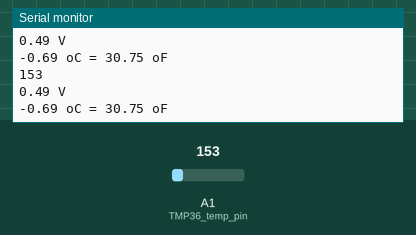
Recording of a sketch running on a simulated Arduino Uno, built with avr-gcc and run on an emulated ATmega328P. Shown: the last lines printed to the serial monitor. Inputs (shaded band) come from the test bench; at power-on: A1 (TMP36_temp_pin) = 153.

Above: at 1.8 s.
1.9 s: A1 (TMP36_temp_pin) set to 165
At 2.8 s:
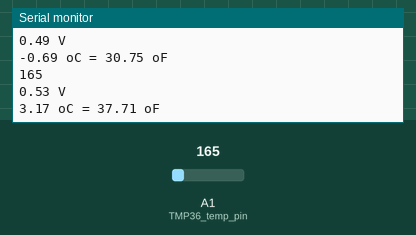
3.4 s: A1 (TMP36_temp_pin) set to 175
At 4.5 s:
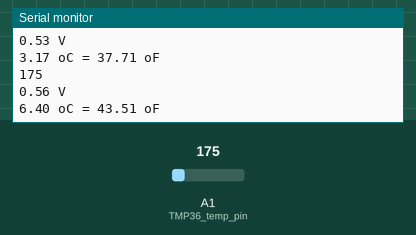
Timing chart, 0 to 6.4 s (numbered marks = the images above; inputs shaded):
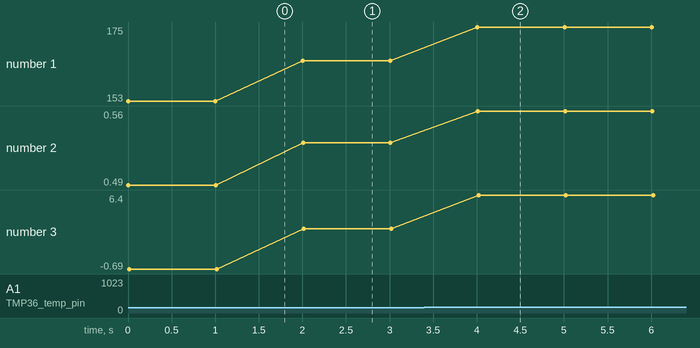

The sketch:

TMP36_Temperature.ino
```cpp
#define aref_voltage 3.3

int TMP36_temp_pin = 1; // Analog pin 1
int TMP36_temp_val = 0;


void setup() {
  // put your setup code here, to run once:

  Serial.begin(9600);
}

void loop() {
  // put your main code here, to run repeatedly:

  // Read temp value
  TMP36_temp_val = analogRead(TMP36_temp_pin); // Raw analog out (0 - 1023)
  Serial.println(TMP36_temp_val);
  // Convert to voltage
  float volts = TMP36_temp_val * 3.3 / 1024.0;
  Serial.print(volts);
  Serial.println(" V");

  // Convert to Celcius (10 mV / DEG C where 500 mV = 0C)
  float tempC = (volts * 100) - 50;
  // COnvert Celcius to Fahrenheit
  float tempF = (tempC * 9.0 / 5.0) + 32.0;


  // Print value to serial
  Serial.print(tempC);
  Serial.print(" oC = ");
  Serial.print(tempF);
  Serial.println(" oF");

  delay(1000);
}
```

Measured:
- after the input at 1.9 s, the serial monitor: prints a new line after 0.10 s (image 1)
- after the input at 3.4 s, the serial monitor: prints a new line after 0.61 s (image 2)
- plotted number 1: 153 → 165 after the input at 1.9 s, 165 → 175 after the input at 3.4 s
- plotted number 2: 0.49 → 0.53 after the input at 1.9 s, 0.53 → 0.56 after the input at 3.4 s
- plotted number 3: -0.69 → 3.17 after the input at 1.9 s, 3.17 → 6.4 after the input at 3.4 s
